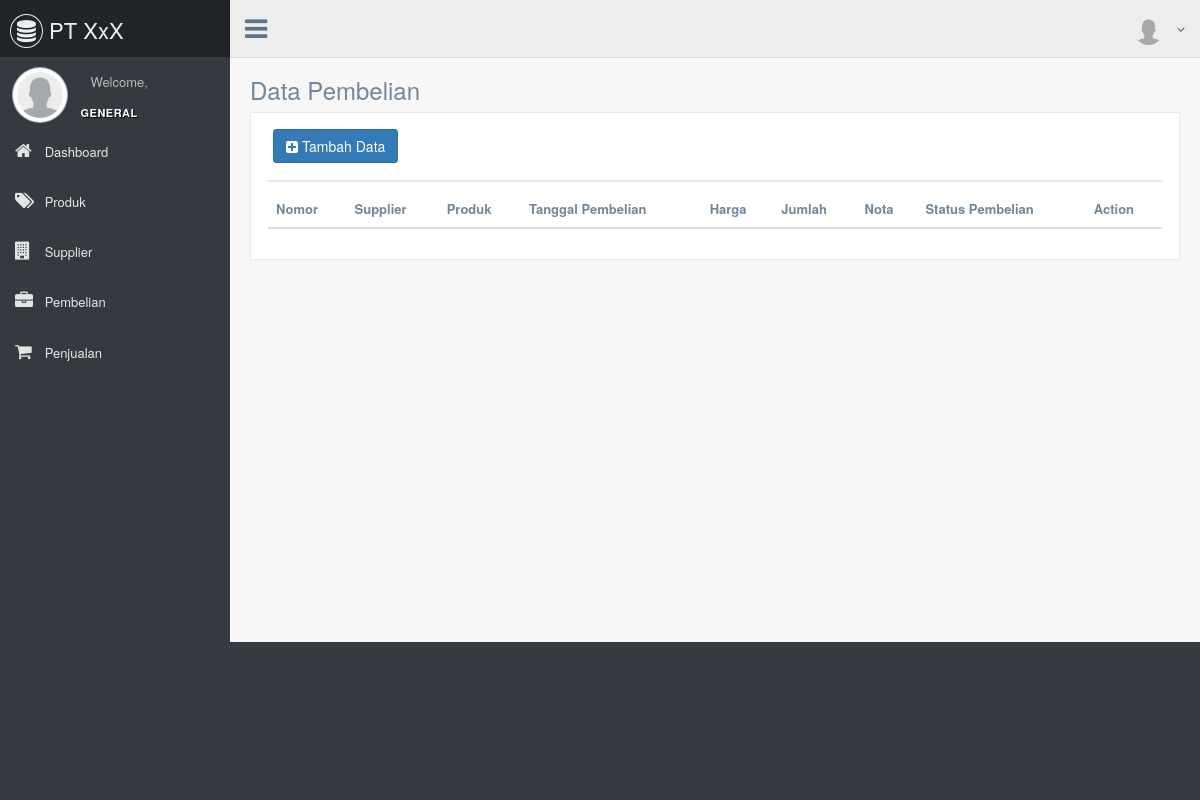
Before: /pembelian with the older database file.
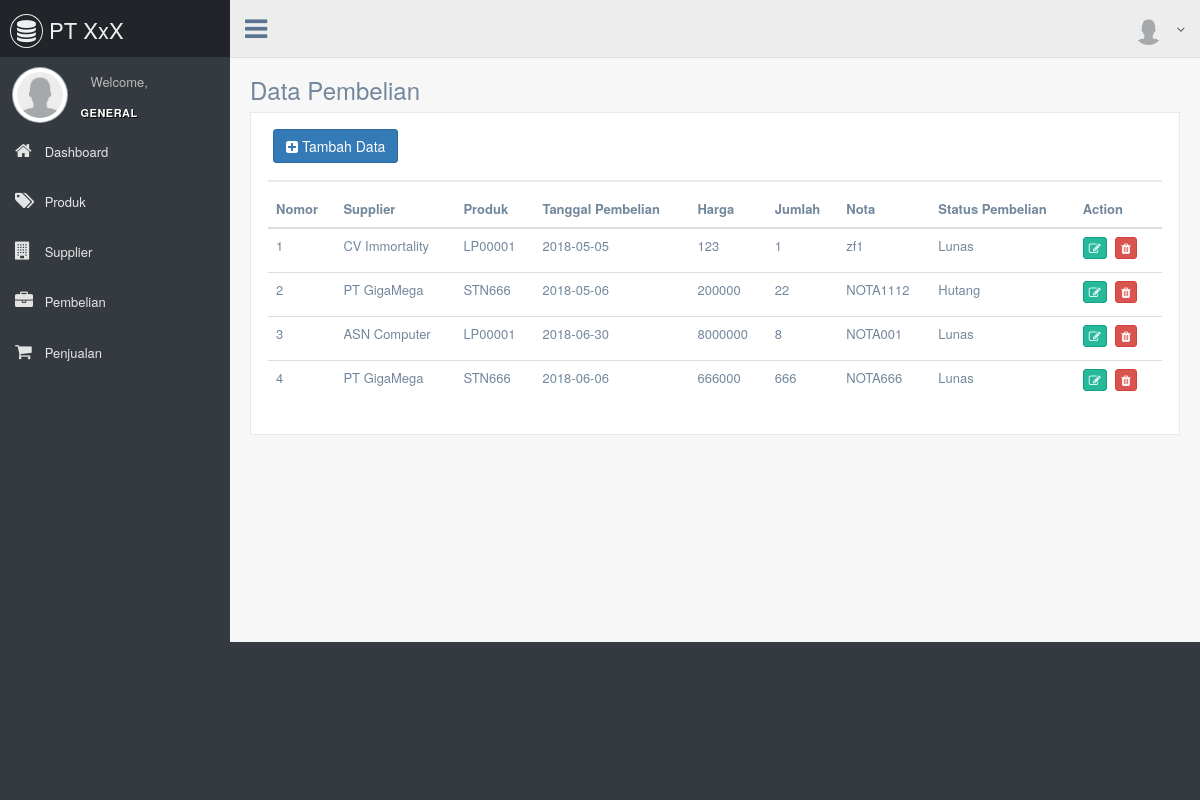
After: the same page with the newer database file.
### tables this page shows
CREATE TABLE `pembelian` (
  `id_pembelian` int(11) NOT NULL,
  `supplier_id` int(11) NOT NULL,
  `produk_id` int(11) NOT NULL,
  `tanggal_pembelian` date NOT NULL,
  `harga_pembelian` double NOT NULL,
  `qty_pembelian` int(11) NOT NULL,
  `nota_pembelian` varchar(20) NOT NULL,
  `status_pembelian` enum('Lunas','Hutang') NOT NULL DEFAULT 'Hutang'
);

CREATE TABLE `supplier` (
  `id_supplier` int(11) NOT NULL,
  `nama_supplier` varchar(25) NOT NULL,
  `kontak_supplier` varchar(15) NOT NULL,
  `alamat` varchar(255) NOT NULL
);

CREATE TABLE `produk` (
  `id_produk` int(11) NOT NULL,
  `kode_produk` varchar(7) NOT NULL,
  `nama_produk` varchar(25) NOT NULL,
  `qty_produk` int(11) NOT NULL
);

### application/core/MY_Loader.php (called while the page is built, shortened)
<?php (defined('BASEPATH')) OR exit('No direct script access allowed');
class MY_Loader extends MX_Loader {
public function view($view, $vars = array(), $return = FALSE)
{
list($path, $_view) = Modules::find($view, $this->_module, 'views/');
if($path != FALSE)
{
$view = $_view;
}
return $this->_ci_load(array('_ci_view' => $view, '_ci_vars' => ((method_exists($this,'_ci_object_to_array')) ?
$this->_ci_object_to_array($vars) : $this->_ci_prepare_view_vars($vars)), '_ci_return' => $return));
}
}

### application/modules/pembelian/controllers/Pembelian.php (called while the page is built, shortened)
<?php
class Pembelian extends CI_Controller {
    public function __construct() {
        $this->load->model('Mpembelian');
    }
    function index(){
        $data['title'] = 'Data Pembelian';
        $data['content'] = 'v_pembelian';
        $data['suppliers'] = $this->Mpembelian->getSupplier();
        $data['products'] = $this->Mpembelian->getProduct();
        $data['datatables'] = $this->Mpembelian->tampil();
        $this->load->view('template',$data);
    }
}

### index.php (called while the page is built, shortened)
<?php
require_once BASEPATH.'core/CodeIgniter.php';

### application/modules/pembelian/models/Mpembelian.php (called while the page is built, shortened)
<?php
class Mpembelian extends CI_Model {
    function tampil(){
        $sql = "SELECT pembelian.id_pembelian, supplier.nama_supplier, produk.kode_produk, pembelian.tanggal_pembelian, pembelian.harga_pembelian, pembelian.qty_pembelian, pembelian.nota_pembelian, pembelian.status_pembelian
            FROM pembelian
                JOIN supplier ON pembelian.supplier_id=supplier.id_supplier
            JOIN produk
                ON pembelian.produk_id=produk.id_produk";
        return $this->db->query($sql);
    }
}

### application/modules/pembelian/views/v_pembelian.php (the view, shortened to what this page needs)
<div class="x_panel">
    <div class="x_title">
    <h2><button type="button" class="add btn btn-primary"><i class="fa fa-plus-square"></i> Tambah Data </button></h2>
<div class="clearfix"></div>
</div>
<table class="table table-hover table-responsive" id="datatables">
<thead>
    <tr>
        <th>Nomor</th>
        <th>Supplier</th>
        <th>Produk</th>
        <th>Tanggal Pembelian</th>
        <th>Harga</th>
        <th>Jumlah</th>
        <th>Nota</th>
        <th>Status Pembelian</th>
        <th>Action</th>
    </tr>
</thead>
<tbody>
    <?php $no=1;
    foreach($datatables->result() as $row){
        echo "<tr>";
        echo "<td>".$no."</td>";
        echo "<td>".$row->nama_supplier."</td>";
        echo "<td>".$row->kode_produk."</td>";
        echo "<td>".$row->tanggal_pembelian."</td>";
        echo "<td>".$row->harga_pembelian."</td>";
        echo "<td>".$row->qty_pembelian."</td>";
        echo "<td>".$row->nota_pembelian."</td>";
        echo "<td>".$row->status_pembelian."</td>";
        echo "<td>
            <button type='button' class='btn btn-success btn-xs' onclick=edit('".$row->id_pembelian."') ><i class='fa fa-edit'></i></button>
            <button type='button' class='btn btn-danger btn-xs' onclick=del('".$row->id_pembelian."') ><i class='fa fa-trash'></i></button>
            </td>";
        echo "</tr>";
    $no++;} ?>
</tbody>
</table>
</div>

Changed rows visible on the page:
added pembelian: supplier.nama_supplier "CV Immortality", produk.kode_produk "LP00001", tanggal_pembelian "2018-05-05", harga_pembelian "123", qty_pembelian "1", nota_pembelian "zf1", status_pembelian "Lunas"
added pembelian: supplier.nama_supplier "PT GigaMega", produk.kode_produk "STN666", tanggal_pembelian "2018-05-06", harga_pembelian "200000", qty_pembelian "22", nota_pembelian "NOTA1112", status_pembelian "Hutang"
added pembelian: supplier.nama_supplier "ASN Computer", produk.kode_produk "LP00001", tanggal_pembelian "2018-06-30", harga_pembelian "8000000", qty_pembelian "8", nota_pembelian "NOTA001", status_pembelian "Lunas"
added pembelian: supplier.nama_supplier "PT GigaMega", produk.kode_produk "STN666", tanggal_pembelian "2018-06-06", harga_pembelian "666000", qty_pembelian "666", nota_pembelian "NOTA666", status_pembelian "Lunas"
